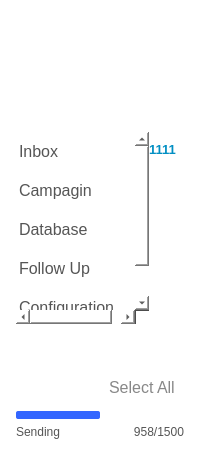
     <widget class="QWidget" name="widget_2" native="true">
      <property name="minimumSize">
       <size>
        <width>200</width>
        <height>0</height>
       </size>
      </property>
      <property name="maximumSize">
       <size>
        <width>200</width>
        <height>16777215</height>
       </size>
      </property>
      <property name="styleSheet">
       <string notr="true">QWidget#widget_2{
   
 background: qlineargradient(spread:pad, 
                                x1:0, y1:0, x2:0, y2:1, 
                                stop:0 #FFEFF2F8, 
                                stop:1 #61BCD9EB);
}

QWidget{
	background: transparent;
}</string>
      </property>
      <layout class="QHBoxLayout" name="horizontalLayout_3">
       <item>
        <layout class="QVBoxLayout" name="verticalLayout_3" stretch="2,10,0,0">
         <property name="leftMargin">
          <number>5</number>
         </property>
         <property name="topMargin">
          <number>5</number>
         </property>
         <property name="rightMargin">
          <number>5</number>
         </property>
         <property name="bottomMargin">
          <number>5</number>
         </property>
         <item>
          <widget class="QWidget" name="widget" native="true">
           <property name="minimumSize">
            <size>
             <width>170</width>
             <height>110</height>
            </size>
           </property>
           <property name="maximumSize">
            <size>
             <width>170</width>
             <height>110</height>
            </size>
           </property>
           <property name="styleSheet">
            <string notr="true">image: url(:/logo/logo.png);
background: transparent;</string>
           </property>
          </widget>
         </item>
         <item>
          <layout class="QHBoxLayout" name="horizontalLayout_28">
           <property name="spacing">
            <number>0</number>
           </property>
           <property name="topMargin">
            <number>0</number>
           </property>
           <item>
            <widget class="QListWidget" name="listWidget">
             <property name="font">
              <font>
               <family>Arial</family>
               <pointsize>12</pointsize>
              </font>
             </property>
             <property name="styleSheet">
              <string notr="true">QListWidget {
        background: transparent;
        border: none;
        outline: none;
    }
    QListWidget::item {
        padding: 10px 15px;
        font-size: 20px;
        color: #555;
    }
    QListWidget::item:selected {
        color: #000;
        font-weight: Black;
    }



            QScrollBar:horizontal {
                border: none;
                background: #f5f5f5;
                height: 12px;
                margin: 0px 12px 0px 12px;  /* Adjust margins for corners */
            }
            QScrollBar::handle:horizontal {
                background: #888;
                min-width: 20px;
                border-radius: 6px;
            }
            QScrollBar::handle:horizontal:hover {
                background: #666;
            }
            QScrollBar::add-line:horizontal, QScrollBar::sub-line:horizontal {
                background: none;
                width: 0px;
            }
            QScrollBar::add-page:horizontal, QScrollBar::sub-page:horizontal {
                background: #f5f5f5;
            }


QScrollBar:vertical {
                border: none;
                background: #f5f5f5;
                width: 10px;
                margin: 0px 0px 0px 0px;
            }
            QScrollBar::handle:vertical {
                background: #888;
                min-height: 20px;
                border-radius: 5px;
            }
            QScrollBar::handle:vertical:hover {
                background: #666;
            }
            QScrollBar::sub-line:vertical, QScrollBar::add-line:vertical {
                background: none;
                height: 0px;
            }
            QScrollBar::add-page:vertical, QScrollBar::sub-page:vertical {
                background: #f5f5f5;
            }</string>
             </property>
             <item>
              <property name="text">
               <string>Inbox</string>
              </property>
             </item>
             <item>
              <property name="text">
               <string>Campagin</string>
              </property>
             </item>
             <item>
              <property name="text">
               <string>Database</string>
              </property>
             </item>
             <item>
              <property name="text">
               <string>Follow Up</string>
              </property>
             </item>
             <item>
              <property name="text">
               <string>Configuration</string>
              </property>
             </item>
            </widget>
           </item>
           <item>
            <layout class="QVBoxLayout" name="verticalLayout_27">
             <property name="spacing">
              <number>0</number>
             </property>
             <property name="topMargin">
              <number>10</number>
             </property>
             <property name="rightMargin">
              <number>0</number>
             </property>
             <item>
              <widget class="QLabel" name="label_unread_count">
               <property name="minimumSize">
                <size>
                 <width>35</width>
                 <height>0</height>
                </size>
               </property>
               <property name="maximumSize">
                <size>
                 <width>35</width>
                 <height>16777215</height>
                </size>
               </property>
               <property name="font">
                <font>
                 <family>Arial</family>
                 <pointsize>10</pointsize>
                 <weight>75</weight>
                 <bold>true</bold>
                </font>
               </property>
               <property name="styleSheet">
                <string notr="true">color: #028fc3</string>
               </property>
               <property name="text">
                <string>1111</string>
               </property>
              </widget>
             </item>
             <item>
              <spacer name="verticalSpacer_38">
               <property name="orientation">
                <enum>Qt::Vertical</enum>
               </property>
               <property name="sizeHint" stdset="0">
                <size>
                 <width>20</width>
                 <height>40</height>
                </size>
               </property>
              </spacer>
             </item>
            </layout>
           </item>
          </layout>
         </item>
         <item>
          <spacer name="verticalSpacer_7">
           <property name="orientation">
            <enum>Qt::Vertical</enum>
           </property>
           <property name="sizeHint" stdset="0">
            <size>
             <width>20</width>
             <height>40</height>
            </size>
           </property>
          </spacer>
         </item>
         <item>
          <layout class="QVBoxLayout" name="verticalLayout_5" stretch="2,1,1">
           <property name="bottomMargin">
            <number>0</number>
           </property>
           <item>
            <layout class="QHBoxLayout" name="horizontalLayout">
             <property name="bottomMargin">
              <number>0</number>
             </property>
             <item>
              <widget class="QPushButton" name="pushButton_delete">
               <property name="minimumSize">
                <size>
                 <width>0</width>
                 <height>35</height>
                </size>
               </property>
               <property name="font">
                <font>
                 <family>Calibri</family>
                 <pointsize>9</pointsize>
                </font>
               </property>
               <property name="styleSheet">
                <string notr="true">QPushButton {
	image: url(:/icons/icons/trash.svg);
    border: none; 
}

QPushButton:hover {
	image: url(:/icons/icons/trash_hv.svg);
    border: none; 
}</string>
               </property>
               <property name="text">
                <string/>
               </property>
              </widget>
             </item>
             <item>
              <widget class="QCheckBox" name="checkBox_delete_all">
               <property name="font">
                <font>
                 <family>Arial</family>
                 <pointsize>12</pointsize>
                </font>
               </property>
               <property name="styleSheet">
                <string notr="true">QCheckBox::indicator {
                width: 0px; /* Hide the circle indicator */
                height: 0px;
            }
QCheckBox {
                color: #888;
                background-color: transparent;
                border: none;
            }
            QCheckBox:checked {
                font-weight: bold;
                color: #000;
            }</string>
               </property>
               <property name="text">
                <string>Select All</string>
               </property>
              </widget>
             </item>
            </layout>
           </item>
           <item>
            <widget class="QProgressBar" name="progressBar_compose">
             <property name="maximumSize">
              <size>
               <width>16777215</width>
               <height>8</height>
              </size>
             </property>
             <property name="styleSheet">
              <string notr="true">/* Base style for the progress bar */
QProgressBar {
    border: none;                   /* Remove border */
    border-radius: 2px;            /* Rounded corners */
    background-color: #fff;      /* Light gray background */
    text-align: center;             /* Center the text */
    color: transparent;  
	height: 2px;  
}

/* Style for the progress chunk (filled part) */
QProgressBar::chunk {
    background-color: #3366FF;      /* Blue color for the progress */
    border-radius: 2px;            /* Match rounded corners */
}</string>
             </property>
             <property name="value">
              <number>50</number>
             </property>
             <property name="textVisible">
              <bool>false</bool>
             </property>
            </widget>
           </item>
           <item>
            <layout class="QHBoxLayout" name="horizontalLayout_2">
             <property name="bottomMargin">
              <number>0</number>
             </property>
             <item>
              <widget class="QLabel" name="label_23">
               <property name="styleSheet">
                <string notr="true">color: #555;
font-size: 12px;</string>
               </property>
               <property name="text">
                <string>Sending</string>
               </property>
              </widget>
             </item>
             <item>
              <widget class="QLabel" name="label_22">
               <property name="styleSheet">
                <string notr="true">color: #555;
font-size: 12px;</string>
               </property>
               <property name="text">
                <string>958/1500</string>
               </property>
               <property name="alignment">
                <set>Qt::AlignRight|Qt::AlignTrailing|Qt::AlignVCenter</set>
               </property>
              </widget>
             </item>
            </layout>
           </item>
          </layout>
         </item>
        </layout>
       </item>
      </layout>
     </widget>
